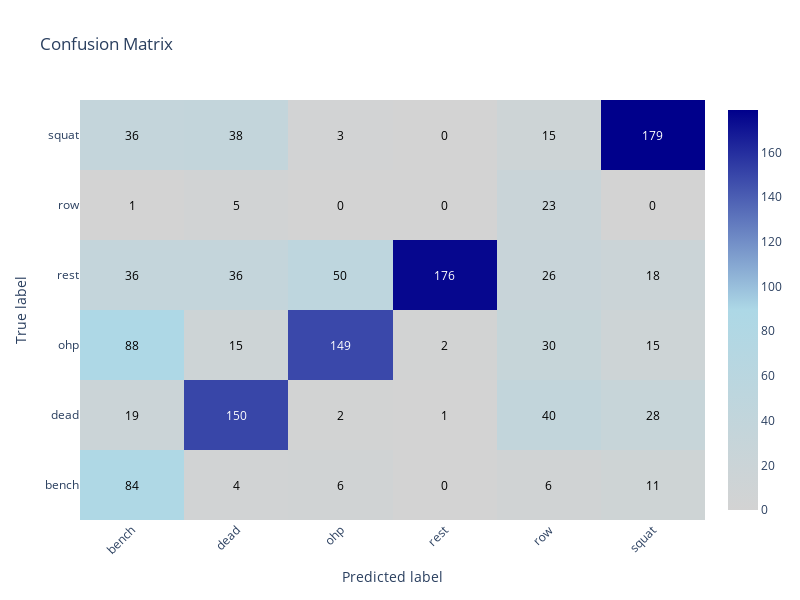

Here is the notebook cell this chart was saved with:
### Code cell
colorscale = [[0, 'lightgray'], [0.5, 'lightblue'], [1.0, 'darkblue']]
# Create annotations for numerical values in each cell
annotations = []
for i in range(len(classes)):
    for j in range(len(classes)):
        annotations.append(dict(text=str(cm[i, j]),
                                x=classes[j],
                                y=classes[i],
                                xref='x1',
                                yref='y1',
                                font=dict(color='white' if cm[i, j] > cm.max()/2 else 'black'),
                                showarrow=False))

# Create the confusion matrix plot using Plotly
fig = go.Figure(data=go.Heatmap(
    z=cm,
    x=classes,
    y=classes,
    colorscale=colorscale,
    hoverinfo='none'
))
fig.update_layout(annotations=annotations)
fig.update_layout(
    title="Confusion Matrix",
    xaxis=dict(title="Predicted label", tickangle=-45),
    yaxis=dict(title="True label"),
    plot_bgcolor='rgba(0,0,0,0)',
    width=800,
    height=600,
)
# Show the plot
fig.show()

### Figure 1 — Plotly figure (JSON) as saved in the notebook; plotly's stock layout.template omitted (floating-point values rounded to 4 significant figures)
{"data": [{"colorscale": [[0, "lightgray"], [0.5, "lightblue"], [1, "darkblue"]], "hoverinfo": "none", "type": "heatmap", "x": ["bench", "dead", "ohp", "rest", "row", "squat"], "y": ["bench", "dead", "ohp", "rest", "row", "squat"], "z": [[84, 4, 6, 0, 6, 11], [19, 150, 2, 1, 40, 28], [88, 15, 149, 2, 30, 15], [36, 36, 50, 176, 26, 18], [1, 5, 0, 0, 23, 0], [36, 38, 3, 0, 15, 179]]}], "layout": {"annotations": [{"font": {"color": "black"}, "showarrow": false, "text": "84", "x": "bench", "xref": "x", "y": "bench", "yref": "y"}, {"font": {"color": "black"}, "showarrow": false, "text": "4", "x": "dead", "xref": "x", "y": "bench", "yref": "y"}, {"font": {"color": "black"}, "showarrow": false, "text": "6", "x": "ohp", "xref": "x", "y": "bench", "yref": "y"}, {"font": {"color": "black"}, "showarrow": false, "text": "0", "x": "rest", "xref": "x", "y": "bench", "yref": "y"}, {"font": {"color": "black"}, "showarrow": false, "text": "6", "x": "row", "xref": "x", "y": "bench", "yref": "y"}, {"font": {"color": "black"}, "showarrow": false, "text": "11", "x": "squat", "xref": "x", "y": "bench", "yref": "y"}, {"font": {"color": "black"}, "showarrow": false, "text": "19", "x": "bench", "xref": "x", "y": "dead", "yref": "y"}, {"font": {"color": "white"}, "showarrow": false, "text": "150", "x": "dead", "xref": "x", "y": "dead", "yref": "y"}, {"font": {"color": "black"}, "showarrow": false, "text": "2", "x": "ohp", "xref": "x", "y": "dead", "yref": "y"}, {"font": {"color": "black"}, "showarrow": false, "text": "1", "x": "rest", "xref": "x", "y": "dead", "yref": "y"}, {"font": {"color": "black"}, "showarrow": false, "text": "40", "x": "row", "xref": "x", "y": "dead", "yref": "y"}, {"font": {"color": "black"}, "showarrow": false, "text": "28", "x": "squat", "xref": "x", "y": "dead", "yref": "y"}, {"font": {"color": "black"}, "showarrow": false, "text": "88", "x": "bench", "xref": "x", "y": "ohp", "yref": "y"}, {"font": {"color": "black"}, "showarrow": false, "text": "15", "x": "dead", "xref": "x", "y": "ohp", "yref": "y"}, {"font": {"color": "white"}, "showarrow": false, "text": "149", "x": "ohp", "xref": "x", "y": "ohp", "yref": "y"}, {"font": {"color": "black"}, "showarrow": false, "text": "2", "x": "rest", "xref": "x", "y": "ohp", "yref": "y"}, {"font": {"color": "black"}, "showarrow": false, "text": "30", "x": "row", "xref": "x", "y": "ohp", "yref": "y"}, {"font": {"color": "black"}, "showarrow": false, "text": "15", "x": "squat", "xref": "x", "y": "ohp", "yref": "y"}, {"font": {"color": "black"}, "showarrow": false, "text": "36", "x": "bench", "xref": "x", "y": "rest", "yref": "y"}, {"font": {"color": "black"}, "showarrow": false, "text": "36", "x": "dead", "xref": "x", "y": "rest", "yref": "y"}, {"font": {"color": "black"}, "showarrow": false, "text": "50", "x": "ohp", "xref": "x", "y": "rest", "yref": "y"}, {"font": {"color": "white"}, "showarrow": false, "text": "176", "x": "rest", "xref": "x", "y": "rest", "yref": "y"}, {"font": {"color": "black"}, "showarrow": false, "text": "26", "x": "row", "xref": "x", "y": "rest", "yref": "y"}, {"font": {"color": "black"}, "showarrow": false, "text": "18", "x": "squat", "xref": "x", "y": "rest", "yref": "y"}, {"font": {"color": "black"}, "showarrow": false, "text": "1", "x": "bench", "xref": "x", "y": "row", "yref": "y"}, {"font": {"color": "black"}, "showarrow": false, "text": "5", "x": "dead", "xref": "x", "y": "row", "yref": "y"}, {"font": {"color": "black"}, "showarrow": false, "text": "0", "x": "ohp", "xref": "x", "y": "row", "yref": "y"}, {"font": {"color": "black"}, "showarrow": false, "text": "0", "x": "rest", "xref": "x", "y": "row", "yref": "y"}, {"font": {"color": "black"}, "showarrow": false, "text": "23", "x": "row", "xref": "x", "y": "row", "yref": "y"}, {"font": {"color": "black"}, "showarrow": false, "text": "0", "x": "squat", "xref": "x", "y": "row", "yref": "y"}, {"font": {"color": "black"}, "showarrow": false, "text": "36", "x": "bench", "xref": "x", "y": "squat", "yref": "y"}, {"font": {"color": "black"}, "showarrow": false, "text": "38", "x": "dead", "xref": "x", "y": "squat", "yref": "y"}, {"font": {"color": "black"}, "showarrow": false, "text": "3", "x": "ohp", "xref": "x", "y": "squat", "yref": "y"}, {"font": {"color": "black"}, "showarrow": false, "text": "0", "x": "rest", "xref": "x", "y": "squat", "yref": "y"}, {"font": {"color": "black"}, "showarrow": false, "text": "15", "x": "row", "xref": "x", "y": "squat", "yref": "y"}, {"font": {"color": "white"}, "showarrow": false, "text": "179", "x": "squat", "xref": "x", "y": "squat", "yref": "y"}], "height": 600, "plot_bgcolor": "rgba(0,0,0,0)", "title": {"text": "Confusion Matrix"}, "width": 800, "xaxis": {"tickangle": -45, "title": {"text": "Predicted label"}}, "yaxis": {"title": {"text": "True label"}}}}
